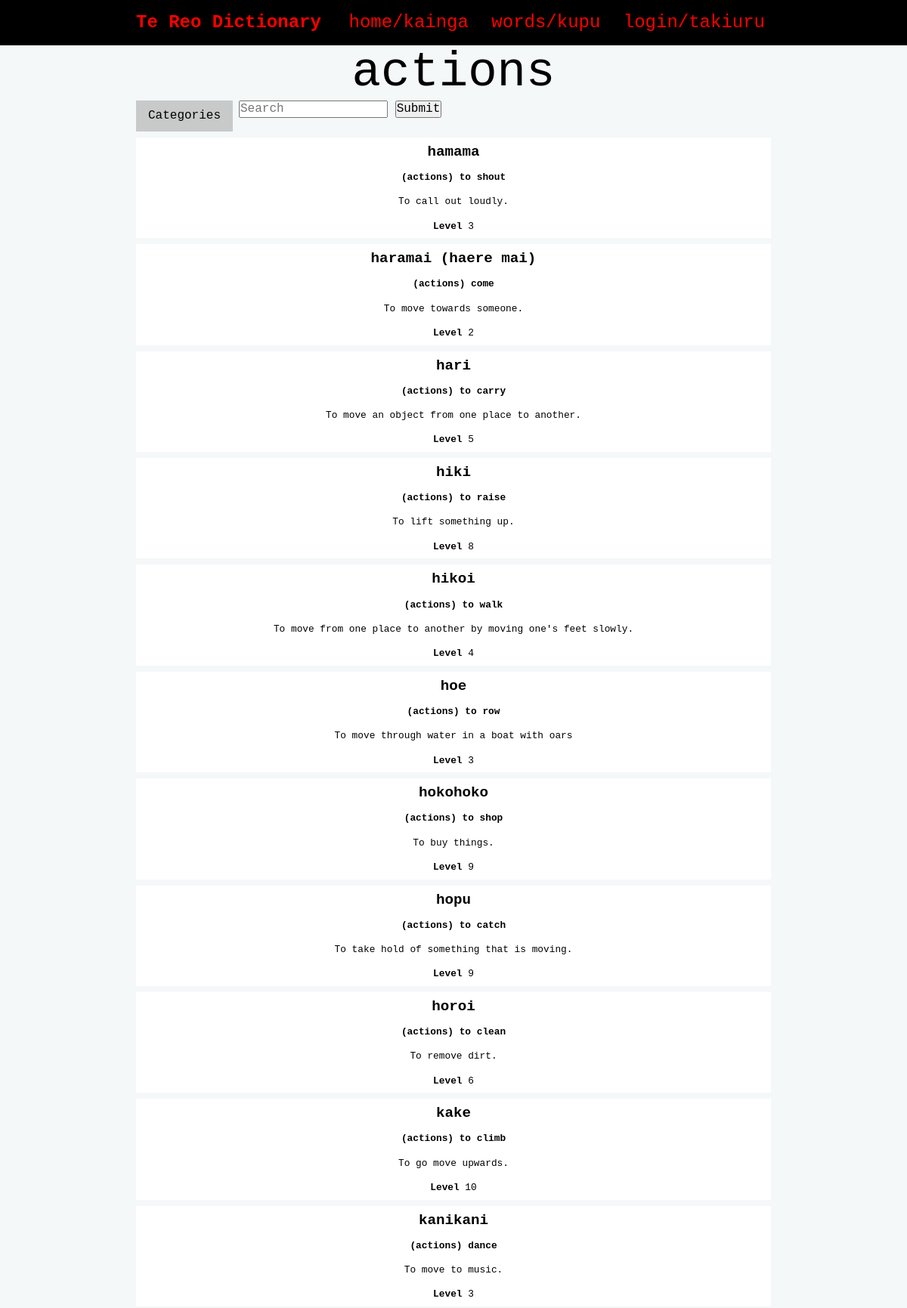
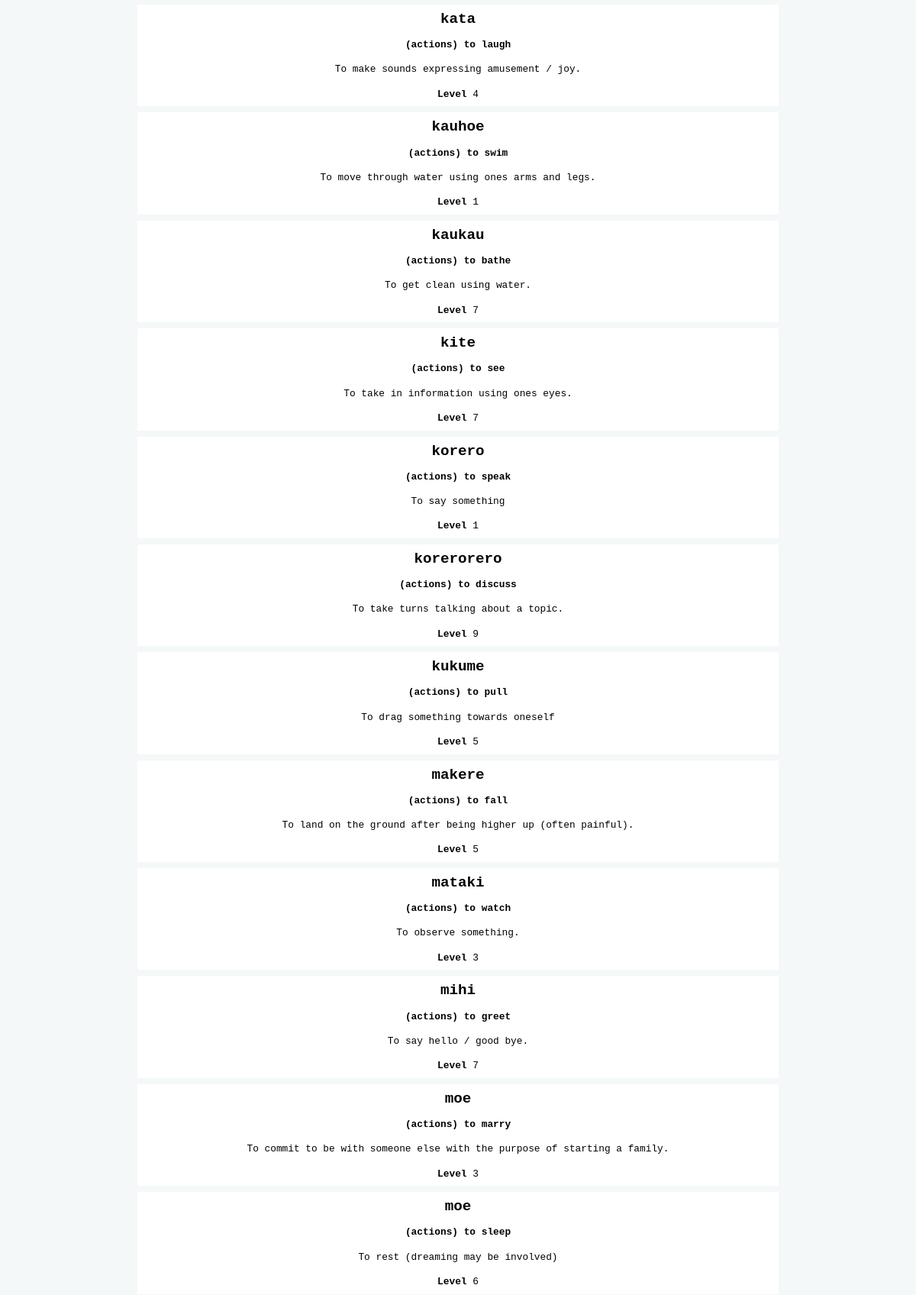
The page /database/1 (upper part) on the database its author committed (2 pictures, top to bottom).
### tables this page shows
CREATE TABLE "categories"
(
    id      integer                            not null
        primary key autoincrement
        unique,
    name    varchar(20)                        not null
        unique,
    user_id integer  default 1
        constraint categories_user_id__fk
            references users,
    date    datetime default current_timestamp not null
);

CREATE TABLE "entries"
(
    id          integer                            not null
        primary key autoincrement
        unique,
    maori       varchar(85)                        not null,
    english     varchar(40)                        not null,
    definition  varchar(300) default 'Pending',
    level       tinyint                            not null,
    image       varchar(44)  default 'noimage.png' not null,
    category_id integer                            not null
        constraint entries_category_id_fk
            references categories,
    user_id     integer      default 1
        constraint entries_user_id_fk
            references users,
    date        datetime     default current_timestamp
);

### app.py (the view)
@app.route('/database/<category_id>')
def render_database_categories(category_id):
    con = connect(DATABASE)  # begins database connection
    cur = con.cursor()
    if category_id == '-1':  # if no category filter (database/-1 is the default page for showing all the entries as there will never be a category id of -1)
        query = "SELECT entries.id, entries.maori, entries.english, entries.definition, entries.level, categories.name " \
                "FROM entries " \
                "INNER JOIN categories ON entries.category_id=categories.id " \
                "ORDER BY entries.date DESC "
        cur.execute(query)  # fetches information on all entries
    else:  # if a category filter is in effect
        query = "SELECT entries.id, entries.maori, entries.english, entries.definition, entries.level, categories.name " \
                "FROM entries " \
                "INNER JOIN categories ON entries.category_id=categories.id " \
                "WHERE category_id=? "\
                "ORDER BY entries.date DESC "
        cur.execute(query, (category_id, ))  # fetches information on only the entries which match the category filter
    entry_list = cur.fetchall()  # stores information on all the entries that will be displayed
    query = "SELECT id, name " \
            "FROM categories " \
            "ORDER BY date ASC "
    cur.execute(query)  # fetches information on all the categories
    category_list = cur.fetchall()  # stores information on all the categories to be displayed in the filters
    con.close()  # finish database connection
    if len(entry_list) == 0:  # if no entries are displayed
        return redirect("/no_results")  # output: redirect to no results
    else:
        return render_template('database.html', entries=entry_list, categories=category_list, id=int(category_id))  # output: renders database.html passing on the information fetched

### app.py (called while the page is built)
def connect(db_file):  # creates a connection with the database
    try:
        connection = sqlite3.connect(db_file)
        return connection
    except sqlite3.Error as e:
        print(e)
    return None

@app.context_processor
def logged_in_context_processor():  # makes the logged_in function callable in jinja
    return dict(logged_in=logged_in)

def logged_in():  # checks whether you are logged in
    if session.get("user_id"):  # if user_id exists in session tuple to determine whether you are logged in
        return True
    else:
        return False

@app.context_processor
def is_admin_context_processor():  # makes the is_admin function callable in jinja
    return dict(is_admin=is_admin)

def is_admin():  # checks whether you are an admin
    if logged_in() and session.get("type") == 1:  # checks if account type is teacher in session tuple
        return True
    else:
        return False

### templates/database.html (shortened to what this page needs)
{% extends "base.html" %}
{% block pageheading %}
    {% if id == -1 %}
        words/kupu
    {% else %}
        {{ categories[id-1][1] }}
    {% endif %}
{% endblock %}
{% block main %}
    <div class="filters">
        <div class="dropdown">
            <button class="dropdown-button">Categories</button>
        </div>
        <div class="search-bar">
            <form method="POST" action="/search">
                <input type="text" placeholder="Search" name="search" id="search">
                <button type="submit">Submit</button>
            </form>
        </div>
    </div>
    <div class="entry">
        {% for entry in entries %}
            <a href="/entry/{{ entry[0] }}">
                <div class="entry-box">
                    <h3 class="entry-box-heading"><strong>{{ entry[1] }}</strong></h3>
                    <p class="entry-box-heading"><strong>({{ entry[5] }}) {{ entry[2] }}</strong></p>
                    <p class="entry-box-info">{{ entry[3] }}</p>
                    <p class="entry-box-info"><strong>Level </strong>{{ entry[4] }}</p>
                </div>
            </a>
        {% endfor %}
    </div>
{% endblock %}

### static/style.css (style rules this page uses)
:root { --red: #FF0000; --dark-red: #a00808; --white: #FFFFFF; --light-gray: #F4F8F8; --gray: #c8caca; --dark-gray: #959696; --black: #000000; }
* { font-family: 'Monaco', monospace; padding: 0; margin: 0; box-sizing: border-box; }
body { background-color: var(--light-gray); }
a, a:visited { color: var(--red); text-decoration: none; }
.entry-box { width: 100%; background: var(--white); border: 0 solid var(--gray); color: var(--black); margin-bottom: 0.5rem; }
.entry-box-heading { padding: 0.5rem; }
.entry-box-info { padding: 0.5rem; max-width: 100%; word-wrap: break-word; }
.entry-box h3 { font-size: 1.2rem; text-align: center; }
.entry-box p { font-size: 0.8rem; margin-bottom: 0.1rem; text-align: center; }
.filters { margin-bottom: 0.5rem; display: flex; }
.search-bar { display: block; margin-bottom: 0.5rem; }
.dropdown { margin-right: 0.5rem; }
.dropdown .dropdown-button { background-color: var(--gray); border: none; padding: 0.7rem 1rem; }
.dropdown-button { background-color: var(--gray); }

### rows shown on the page
categories: name "actions"
entries: maori "hamama", name "actions", english "to shout", definition "To call out loudly.", level "3"
entries: maori "haramai (haere mai)", name "actions", english "come", definition "To move towards someone.", level "2"
entries: maori "hari", name "actions", english "to carry", definition "To move an object from one place to another.", level "5"
entries: maori "hiki", name "actions", english "to raise", definition "To lift something up.", level "8"
entries: maori "hikoi", name "actions", english "to walk", definition "To move from one place to another by moving one's feet slowly.", level "4"
entries: maori "hoe", name "actions", english "to row", definition "To move through water in a boat with oars", level "3"
entries: maori "hokohoko", name "actions", english "to shop", definition "To buy things.", level "9"
entries: maori "hopu", name "actions", english "to catch", definition "To take hold of something that is moving.", level "9"
entries: maori "horoi", name "actions", english "to clean", definition "To remove dirt.", level "6"
entries: maori "kake", name "actions", english "to climb", definition "To go move upwards.", level "10"
entries: maori "kanikani", name "actions", english "dance", definition "To move to music.", level "3"
entries: maori "kata", name "actions", english "to laugh", definition "To make sounds expressing amusement / joy.", level "4"
entries: maori "kauhoe", name "actions", english "to swim", definition "To move through water using ones arms and legs.", level "1"
entries: maori "kaukau", name "actions", english "to bathe", definition "To get clean using water.", level "7"
entries: maori "kite", name "actions", english "to see", definition "To take in information using ones eyes.", level "7"
entries: maori "korero", name "actions", english "to speak", definition "To say something", level "1"
entries: maori "korerorero", name "actions", english "to discuss", definition "To take turns talking about a topic.", level "9"
entries: maori "kukume", name "actions", english "to pull", definition "To drag something towards oneself", level "5"
entries: maori "makere", name "actions", english "to fall", definition "To land on the ground after being higher up (often painful).", level "5"
entries: maori "mataki", name "actions", english "to watch", definition "To observe something.", level "3"
entries: maori "mihi", name "actions", english "to greet", definition "To say hello / good bye.", level "7"
entries: maori "moe", name "actions", english "to marry", definition "To commit to be with someone else with the purpose of starting a family.", level "3"
entries: maori "moe", name "actions", english "to sleep", definition "To rest (dreaming may be involved)", level "6"
